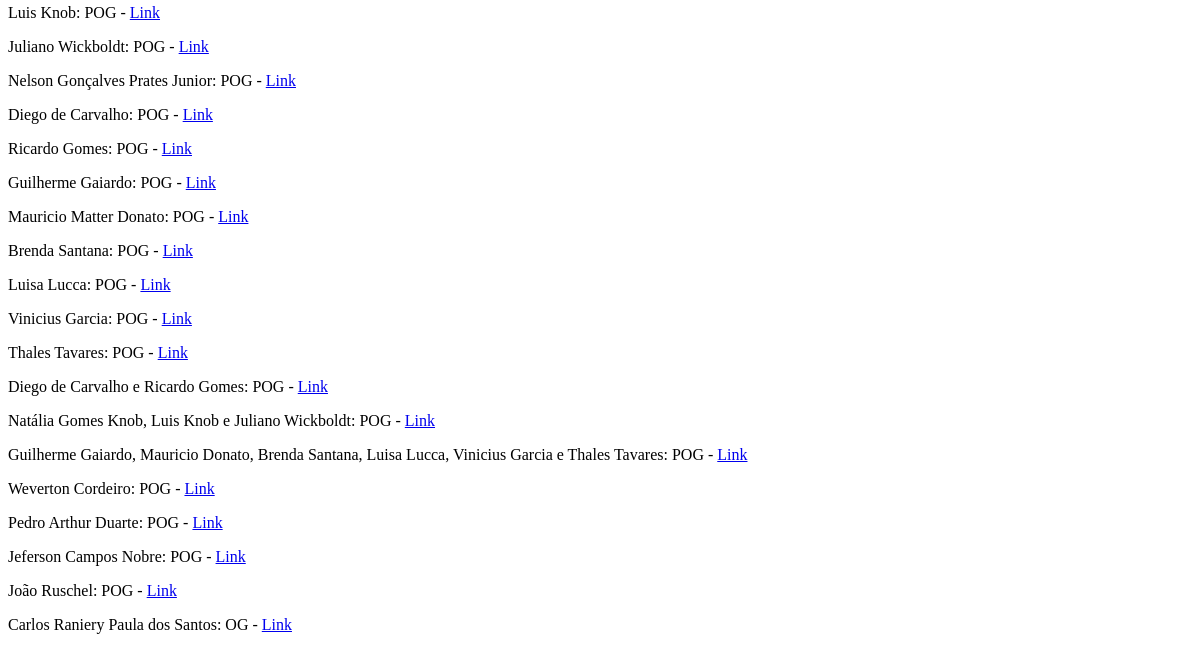
The app's page /certificados/ (lower part), older data.
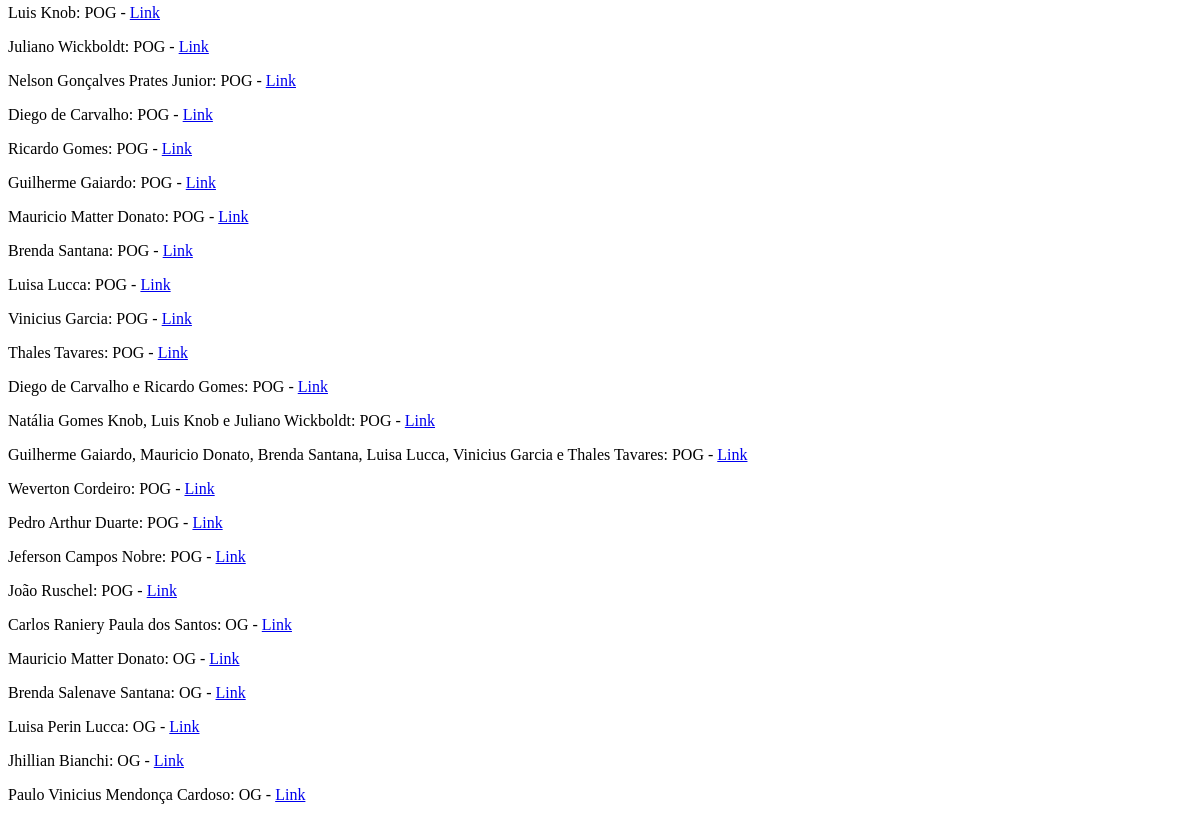
The same page, newer data.
### certificados/models.py (models this page shows)
class Certificado(models.Model):
    participante = models.CharField(max_length=400)
    carga = models.IntegerField()
    tipo = models.CharField(max_length=50, choices=(('PC', 'Participante'), ('OG', 'Organizador'), ('AU', 'Autor'), ('PR', 'Premio'),
                                                    ('POG', 'Professor Organizador'), ('PA', 'Palestrante')), default='PC')
    trabalho = models.CharField(max_length=300)

### certificados/views.py (the view)
# urls.py: url(r'^certificados/', include('certificados.urls')),
def certificados(request):
    ctf_1 = Certificado.objects.filter(tipo__in=('PC', 'POG', 'OG'))
    ctf_2 = Certificado.objects.filter(tipo__in=('AU', 'PA'))
    return render(request, 'certificados/certificados.html', {'ctf_1':ctf_1, 'ctf_2':ctf_2})

### certificados/templates/certificados/certificados.html (shortened to what this page needs)
<!DOCTYPE html>
<html>
  <head>
  </head>
  <body>
    <br><br>
    <div class="c2">
      {% for c1 in ctf_1 %}
        <p>{{c1.participante}}: {{c1.tipo}} - <a href="/certificado/1">Link</a></p>
      {% endfor %}
    </div>
  </body>
</html>

Row changes from the older to the newer data that the page shows:
added Certificado: participante "Mauricio Matter Donato", tipo "OG"
added Certificado: participante "Brenda Salenave Santana", tipo "OG"
added Certificado: participante "Luisa Perin Lucca", tipo "OG"
added Certificado: participante "Jhillian Bianchi", tipo "OG"
added Certificado: participante "Paulo Vinicius Mendonça Cardoso", tipo "OG"
